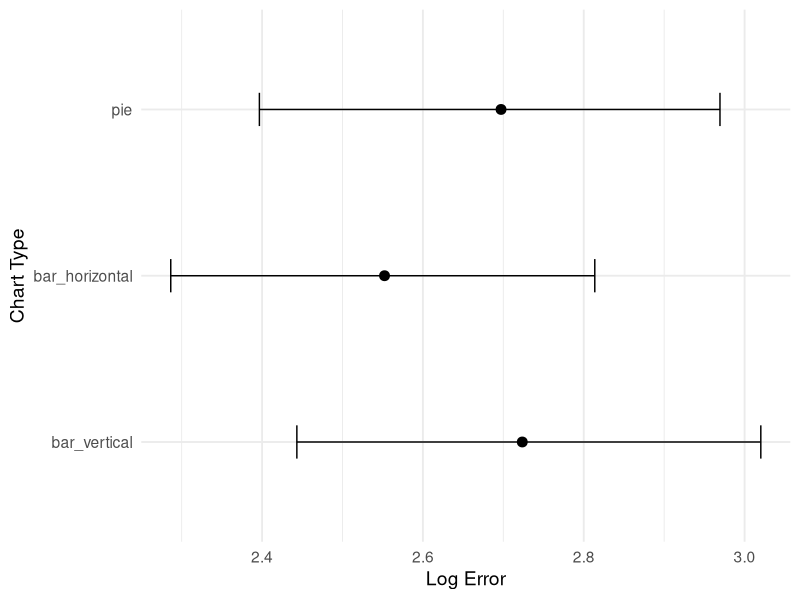

Write R code to recreate this figure.
library(ggplot2)

# Load data
df <- read.csv("total_results_error.csv")

# Filter by chart type
df$type <- factor(
  sub("_[0-9]+$", "", df$chart_id),
  levels = c("bar_vertical", "bar_horizontal", "pie")
)


# Plot
ggplot(df, aes(x = error, y = type)) +
  
  # mean point
  stat_summary(
    fun = mean,
    geom = "point",
    size = 3
  ) +
  
  # bootstrap CI
  stat_summary(
    fun.data = mean_cl_boot,
    geom = "errorbarh",
    height = 0.2
  ) +
  
  labs(
    x = "Log Error",
    y = "Chart Type"
  ) +
  
  theme_minimal(base_size = 14)
